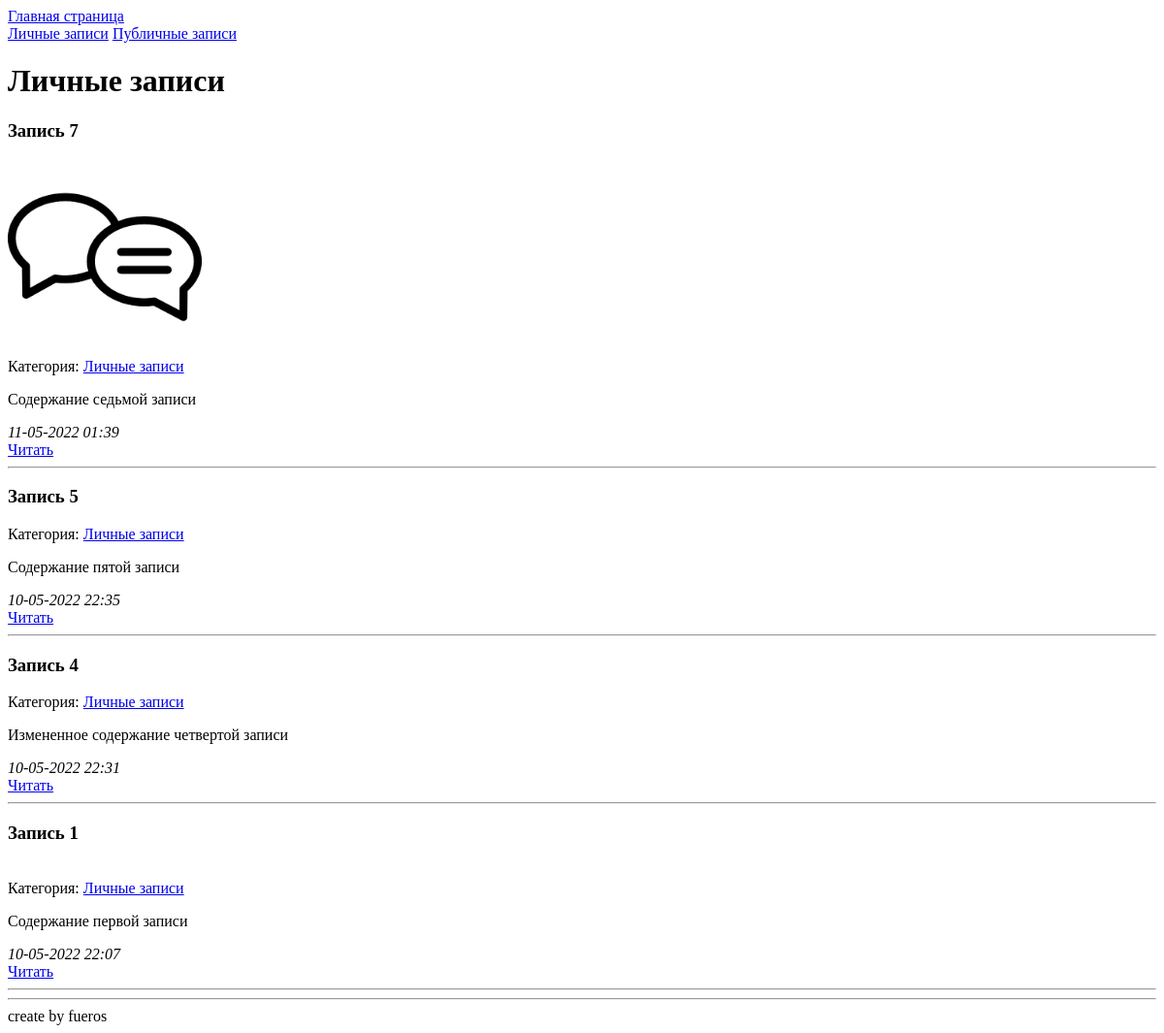
The page /category/1/ on the database as committed earlier.
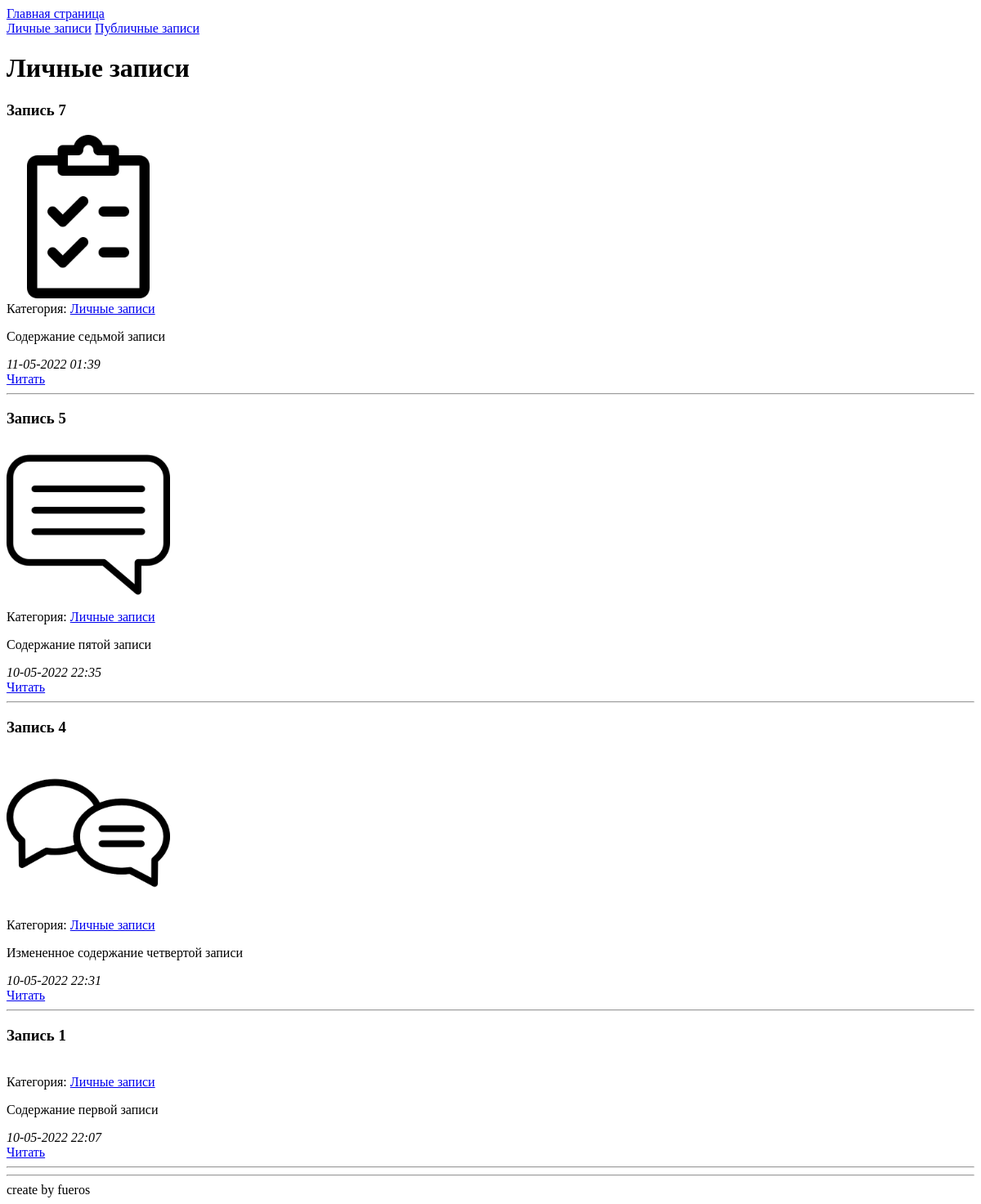
The same page on the database as committed later.
### blog/models.py (models this page shows, shortened)
class Category(models.Model):
    title = models.CharField('Наименование категории', max_length=50, db_index=True)
    def get_absolute_url(self):
        return reverse('category', kwargs={'category_id': self.pk})
    def __str__(self):
        return self.title
    class Meta:
        verbose_name = 'Категория'
        verbose_name_plural = 'Категории'
        ordering = ['title']

class Blog(models.Model):
    title = models.CharField('Заголовок', max_length=50)
    text = models.TextField('Содержание', max_length=2000)
    created_ad = models.DateTimeField('Дата публикации', auto_now_add=True)
    updated_ad = models.DateTimeField('Обновлено', auto_now=True)
    image = models.ImageField('Изображение', upload_to='image/%Y/%m/%d', blank=True)
    is_published = models.BooleanField('Опубликовано', default=True)
    category = models.ForeignKey('Category', on_delete=models.PROTECT, null=True)
    def get_absolute_url(self):
        return reverse('view_note', kwargs={'note_id': self.pk})
    class Meta:
        verbose_name = 'Запись'
        verbose_name_plural = 'Записи'
        ordering = ['-created_ad']

### blog/views.py (the view)
# urls.py: path('category/<int:category_id>/', get_category, name='category'),
def get_category(request, category_id):
    blog = Blog.objects.filter(category_id=category_id)
    category = Category.objects.get(pk=category_id)
    context = {
        'blog': blog,
        'category': category,
    }
    return render(request, 'blog/category.html', context)

### blog/templatetags/blog_tags.py (called while the page is built)
@register.inclusion_tag('blog/include/list_categories.html')
def show_categories():
    categories = Category.objects.all()
    return {'categories': categories}

### blog/templates/blog/category.html (shortened to what this page needs)
{% extends 'base.html' %}
{% block content %}
    <h1>{{ category.title }}</h1>
    <div>{% include 'blog/include/list_notes.html' %}</div>
{% endblock %}

### templates/base.html (shortened to what this page needs)
<!DOCTYPE html>
<html lang="en">
<head>
</head>
<body>
    <nav>
        {% include 'include/_nav.html' %}
    </nav>
    <content>
        {% block content %}{% endblock %}
    </content>
    <footer>
        {% include 'include/_footer.html' %}
    </footer>
</body>
</html>

### templates/include/_nav.html
{% load blog_tags %}
<div>
    <a href="{% url 'home' %}">Главная страница</a>
</div>
{% show_categories %}

### blog/templates/blog/include/list_categories.html
<div>
    {% for note in categories %}
        <a href="{{ note.get_absolute_url }}">{{ note.title }}</a>
    {% endfor %}
</div>

### blog/templates/blog/include/list_notes.html
<div>
    {% for note in blog %}
        <div><h3>{{ note.title }}</h3></div>
        <div>
            {% if note.image %}
                <img src="{{ note.image.url }}" alt="" width="200">
            {% endif %}
        </div>
        <div>Категория: <a href="{{ note.category.get_absolute_url }}">{{ note.category }}</a></div>
        <div><p>{{ note.text }}</p></div>
        <div><i>{{ note.created_ad|date:"d-m-Y H:i" }}</i></div>
        <div><a href="{{ note.get_absolute_url }}">Читать</a></div>
        <hr/>
    {% endfor %}
</div>

### templates/include/_footer.html
<hr />
<div>create by fueros</div>

Rows that differ between the two databases and show on the page:
changed Blog "Запись 7": image: a different picture
changed Blog "Запись 5": image: picture added
changed Blog "Запись 4": image: picture added
